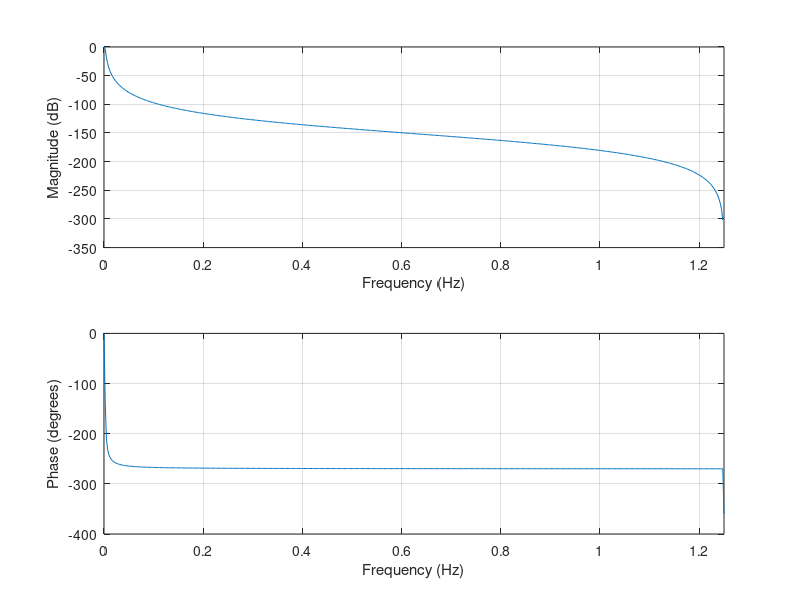
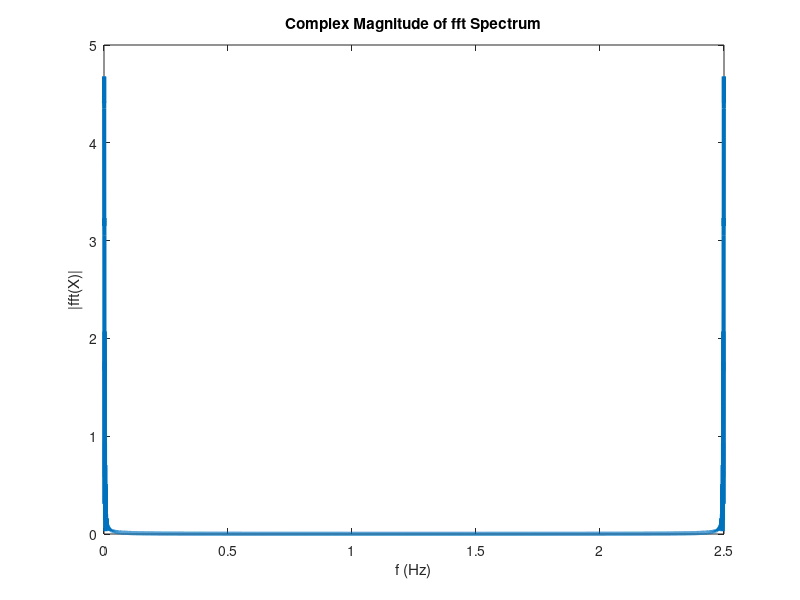
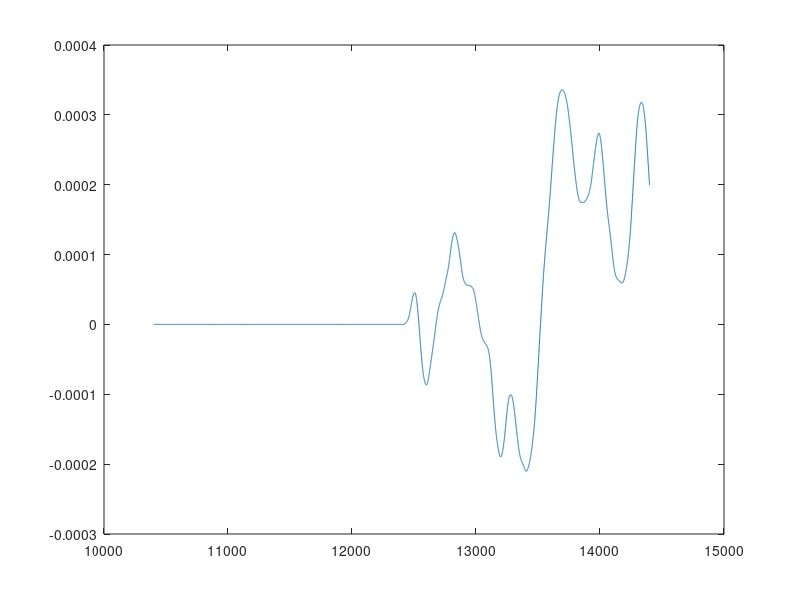
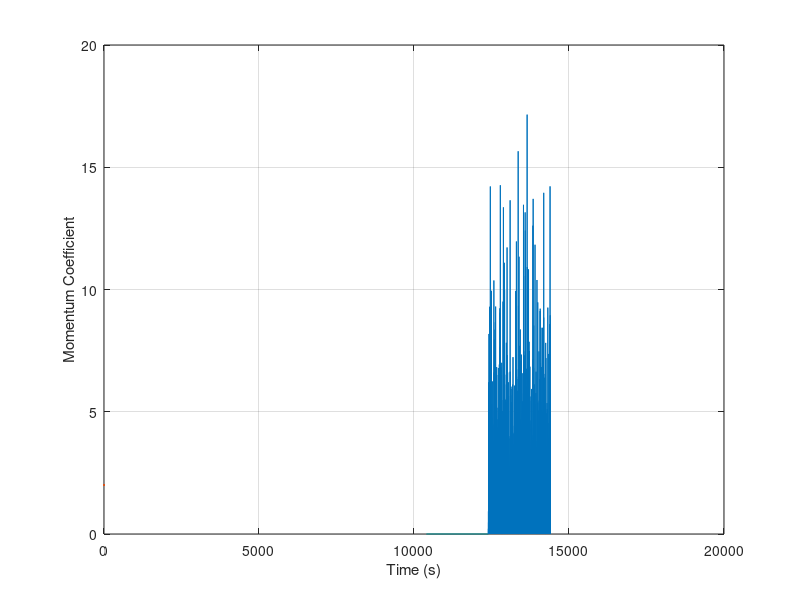

MATLAB code to generate these figures, in order: (Note: this script raises an error after producing the figures.)
%% Input Signal generator code - JP 29/-9/23

%clc; close all; clear all;
L = 5000; %number of time step in CFD
U_inf=0.01460734693878; %Inlet velocity
mu = 0;
nu=0.05;
fshed=0.0032; %Hz
fc = 0.75*fshed;
Ts = 0.4; %time step
t0 = 10400; %Initial time
t = t0:Ts:Ts*(10000-1)+t0;
fs =1/Ts;
U=normrnd(mu,nu,L,1); %Generate random signal
O=3; %Order of butter
[b,a]=butter(O,fc/(fs/2)); %filter
U=[zeros(5000,1); U];
Cmu = (2*(U.^2*0.05)/(U_inf^2));

figure(1)
freqz(b,a,[],fs) %plot filter char
subplot(2,1,1)
%xlim([1 40]) 
%ylim([-100 20])
x=filter(b,a,U);


figure(2)
L = size(x,1);             % Length of signal
Y = fft(x);
plot(fs/L*(0:L-1),abs(Y),"LineWidth",3)
%pwelch(x, hamming(size(x,1)), [ ], [ ], Fs)
%xlim([0 0.08])
title("Complex Magnitude of fft Spectrum")
xlabel("f (Hz)")
ylabel("|fft(X)|")
U=x;


figure(4)
plot(t,Cmu(:,1), LineWidth=2); %xlim([0 10e-4]) %plot input signal
xlabel('Time (s)');
ylabel('Momentum Coefficient')
grid on
p = 0.5.*U.^2.*1.225;
rms(x) %check rms

%p=[zeros(2000,1); p];
U=[t' U];

figure(3)
plot(U(:,1),U(:,2)/13.27)
%P=[T p];
writematrix(U,'U.txt','Delimiter','space') %output signal
%writematrix(P,'P.txt','Delimiter','space') %output signal
%%
% theta=85:0.1:95;%85:0.1:95;
% theta=theta*pi/180;
% x=0.05*cos(theta);
% w=10;
% L=0.32;
% rho=1.225;
% mdes=1400;
% vy=((9*((mdes*rho)/60000))/(rho*L*0.05)).*cos(18*theta-9*pi); %3/320 LPM to velocity profile
% figure
% plot(x,vy, LineWidth=2)
% xlabel('x-coord');
% ylabel('Velocity, m/s')
% grid on
